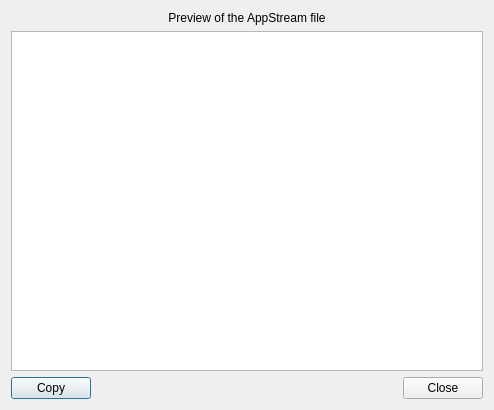
<?xml version="1.0" encoding="UTF-8"?>
<ui version="4.0">
 <class>ViewXMLWindow</class>
 <widget class="QDialog" name="ViewXMLWindow">
  <property name="geometry">
   <rect>
    <x>0</x>
    <y>0</y>
    <width>494</width>
    <height>410</height>
   </rect>
  </property>
  <property name="windowTitle">
   <string>View XML</string>
  </property>
  <layout class="QVBoxLayout" name="verticalLayout">
   <item>
    <widget class="QLabel" name="label">
     <property name="text">
      <string>Preview of the AppStream file</string>
     </property>
     <property name="alignment">
      <set>Qt::AlignCenter</set>
     </property>
    </widget>
   </item>
   <item>
    <widget class="QPlainTextEdit" name="preview_edit">
     <property name="lineWrapMode">
      <enum>QPlainTextEdit::NoWrap</enum>
     </property>
     <property name="readOnly">
      <bool>true</bool>
     </property>
     <property name="plainText">
      <string notr="true"/>
     </property>
    </widget>
   </item>
   <item>
    <layout class="QHBoxLayout" name="horizontalLayout">
     <item>
      <widget class="QPushButton" name="copy_button">
       <property name="text">
        <string>Copy</string>
       </property>
       <property name="icon">
        <iconset theme="edit-copy"/>
       </property>
      </widget>
     </item>
     <item>
      <spacer name="horizontalSpacer">
       <property name="orientation">
        <enum>Qt::Horizontal</enum>
       </property>
       <property name="sizeHint" stdset="0">
        <size>
         <width>40</width>
         <height>20</height>
        </size>
       </property>
      </spacer>
     </item>
     <item>
      <widget class="QPushButton" name="close_button">
       <property name="text">
        <string>Close</string>
       </property>
      </widget>
     </item>
    </layout>
   </item>
  </layout>
 </widget>
 <resources/>
 <connections/>
</ui>
